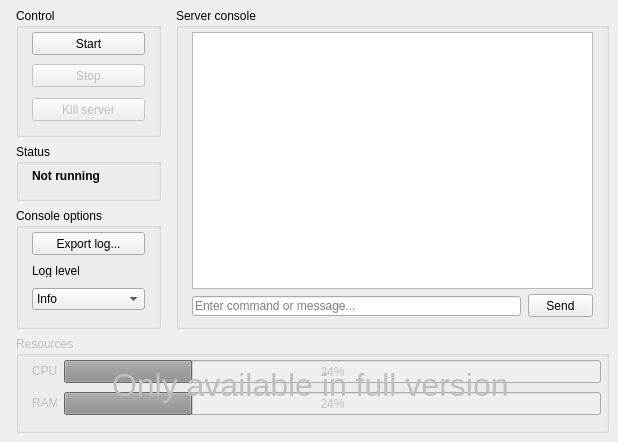
    <widget class="QWidget" name="tab_general">
     <property name="enabled">
      <bool>true</bool>
     </property>
     <attribute name="title">
      <string>General</string>
     </attribute>
     <widget class="QGroupBox" name="console_control_group">
      <property name="geometry">
       <rect>
        <x>16</x>
        <y>8</y>
        <width>145</width>
        <height>129</height>
       </rect>
      </property>
      <property name="title">
       <string>Control</string>
      </property>
      <widget class="QPushButton" name="start_button">
       <property name="enabled">
        <bool>true</bool>
       </property>
       <property name="geometry">
        <rect>
         <x>16</x>
         <y>24</y>
         <width>113</width>
         <height>23</height>
        </rect>
       </property>
       <property name="text">
        <string>Start</string>
       </property>
      </widget>
      <widget class="QPushButton" name="stop_button">
       <property name="enabled">
        <bool>false</bool>
       </property>
       <property name="geometry">
        <rect>
         <x>16</x>
         <y>56</y>
         <width>113</width>
         <height>23</height>
        </rect>
       </property>
       <property name="text">
        <string>Stop</string>
       </property>
       <property name="flat">
        <bool>false</bool>
       </property>
      </widget>
      <widget class="QPushButton" name="kill_button">
       <property name="enabled">
        <bool>false</bool>
       </property>
       <property name="geometry">
        <rect>
         <x>16</x>
         <y>90</y>
         <width>113</width>
         <height>23</height>
        </rect>
       </property>
       <property name="text">
        <string>Kill server</string>
       </property>
       <property name="flat">
        <bool>false</bool>
       </property>
      </widget>
     </widget>
     <widget class="QGroupBox" name="console_group">
      <property name="geometry">
       <rect>
        <x>176</x>
        <y>8</y>
        <width>433</width>
        <height>321</height>
       </rect>
      </property>
      <property name="title">
       <string>Server console</string>
      </property>
      <widget class="QTextEdit" name="console_area">
       <property name="geometry">
        <rect>
         <x>16</x>
         <y>24</y>
         <width>401</width>
         <height>257</height>
        </rect>
       </property>
       <property name="lineWrapMode">
        <enum>QTextEdit::NoWrap</enum>
       </property>
       <property name="readOnly">
        <bool>true</bool>
       </property>
      </widget>
      <widget class="QLineEdit" name="command_edit">
       <property name="geometry">
        <rect>
         <x>16</x>
         <y>288</y>
         <width>329</width>
         <height>20</height>
        </rect>
       </property>
       <property name="placeholderText">
        <string>Enter command or message...</string>
       </property>
      </widget>
      <widget class="QPushButton" name="send_button">
       <property name="geometry">
        <rect>
         <x>352</x>
         <y>286</y>
         <width>65</width>
         <height>23</height>
        </rect>
       </property>
       <property name="text">
        <string>Send</string>
       </property>
      </widget>
     </widget>
     <widget class="QGroupBox" name="status_group">
      <property name="geometry">
       <rect>
        <x>16</x>
        <y>144</y>
        <width>145</width>
        <height>57</height>
       </rect>
      </property>
      <property name="title">
       <string>Status</string>
      </property>
      <widget class="QLabel" name="status_label">
       <property name="geometry">
        <rect>
         <x>16</x>
         <y>24</y>
         <width>89</width>
         <height>16</height>
        </rect>
       </property>
       <property name="font">
        <font>
         <pointsize>9</pointsize>
         <weight>75</weight>
         <bold>true</bold>
        </font>
       </property>
       <property name="text">
        <string>Not running</string>
       </property>
      </widget>
      <widget class="QLabel" name="status_icon">
       <property name="geometry">
        <rect>
         <x>104</x>
         <y>16</y>
         <width>33</width>
         <height>33</height>
        </rect>
       </property>
       <property name="text">
        <string/>
       </property>
       <property name="pixmap">
        <pixmap resource="resources.qrc">:/images/cross.png</pixmap>
       </property>
      </widget>
     </widget>
     <widget class="QGroupBox" name="console_opts_group">
      <property name="geometry">
       <rect>
        <x>16</x>
        <y>208</y>
        <width>145</width>
        <height>121</height>
       </rect>
      </property>
      <property name="title">
       <string>Console options</string>
      </property>
      <widget class="QPushButton" name="export_log_button">
       <property name="geometry">
        <rect>
         <x>16</x>
         <y>24</y>
         <width>113</width>
         <height>23</height>
        </rect>
       </property>
       <property name="text">
        <string>Export log...</string>
       </property>
      </widget>
      <widget class="QLabel" name="log_level_label">
       <property name="geometry">
        <rect>
         <x>16</x>
         <y>56</y>
         <width>47</width>
         <height>13</height>
        </rect>
       </property>
       <property name="text">
        <string>Log level:</string>
       </property>
      </widget>
      <widget class="QComboBox" name="log_level_box">
       <property name="geometry">
        <rect>
         <x>16</x>
         <y>80</y>
         <width>113</width>
         <height>22</height>
        </rect>
       </property>
       <item>
        <property name="text">
         <string>Info</string>
        </property>
        <property name="icon">
         <iconset resource="resources.qrc">
          <normaloff>:/images/information_16.png</normaloff>:/images/information_16.png</iconset>
        </property>
       </item>
       <item>
        <property name="text">
         <string>Warning</string>
        </property>
        <property name="icon">
         <iconset resource="resources.qrc">
          <normaloff>:/images/exclamation_16.png</normaloff>:/images/exclamation_16.png</iconset>
        </property>
       </item>
       <item>
        <property name="text">
         <string>Error</string>
        </property>
        <property name="icon">
         <iconset resource="resources.qrc">
          <normaloff>:/images/cross_16.png</normaloff>:/images/cross_16.png</iconset>
        </property>
       </item>
      </widget>
     </widget>
     <widget class="QGroupBox" name="resouces_group">
      <property name="enabled">
       <bool>false</bool>
      </property>
      <property name="geometry">
       <rect>
        <x>16</x>
        <y>336</y>
        <width>593</width>
        <height>97</height>
       </rect>
      </property>
      <property name="title">
       <string>Resources</string>
      </property>
      <widget class="QProgressBar" name="progressBar">
       <property name="enabled">
        <bool>false</bool>
       </property>
       <property name="geometry">
        <rect>
         <x>48</x>
         <y>24</y>
         <width>537</width>
         <height>23</height>
        </rect>
       </property>
       <property name="value">
        <number>24</number>
       </property>
      </widget>
      <widget class="QProgressBar" name="progressBar_2">
       <property name="enabled">
        <bool>false</bool>
       </property>
       <property name="geometry">
        <rect>
         <x>48</x>
         <y>56</y>
         <width>537</width>
         <height>23</height>
        </rect>
       </property>
       <property name="value">
        <number>24</number>
       </property>
      </widget>
      <widget class="QLabel" name="label_47">
       <property name="geometry">
        <rect>
         <x>16</x>
         <y>27</y>
         <width>25</width>
         <height>16</height>
        </rect>
       </property>
       <property name="text">
        <string>CPU:</string>
       </property>
      </widget>
      <widget class="QLabel" name="label_48">
       <property name="geometry">
        <rect>
         <x>16</x>
         <y>59</y>
         <width>25</width>
         <height>16</height>
        </rect>
       </property>
       <property name="text">
        <string>RAM:</string>
       </property>
      </widget>
      <widget class="QLabel" name="label_8">
       <property name="geometry">
        <rect>
         <x>96</x>
         <y>24</y>
         <width>425</width>
         <height>49</height>
        </rect>
       </property>
       <property name="font">
        <font>
         <pointsize>24</pointsize>
        </font>
       </property>
       <property name="text">
        <string>Only available in full version</string>
       </property>
      </widget>
     </widget>
    </widget>
